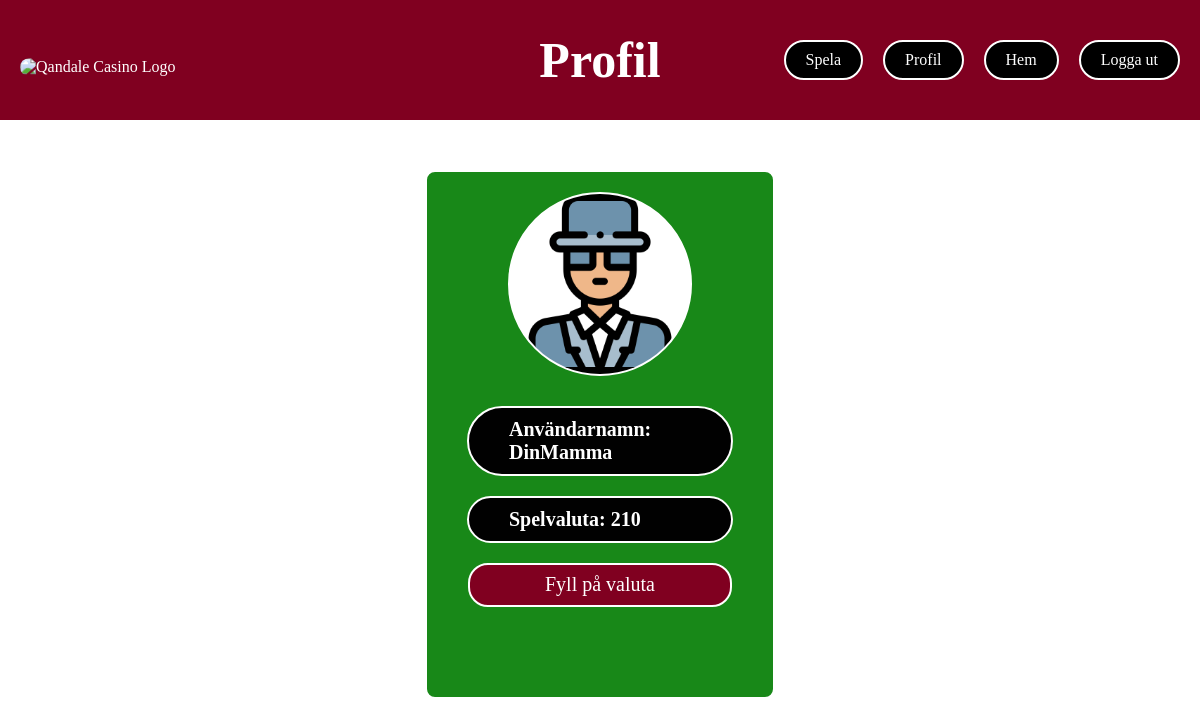
Page /profile.php (signed in) on the earlier database version.
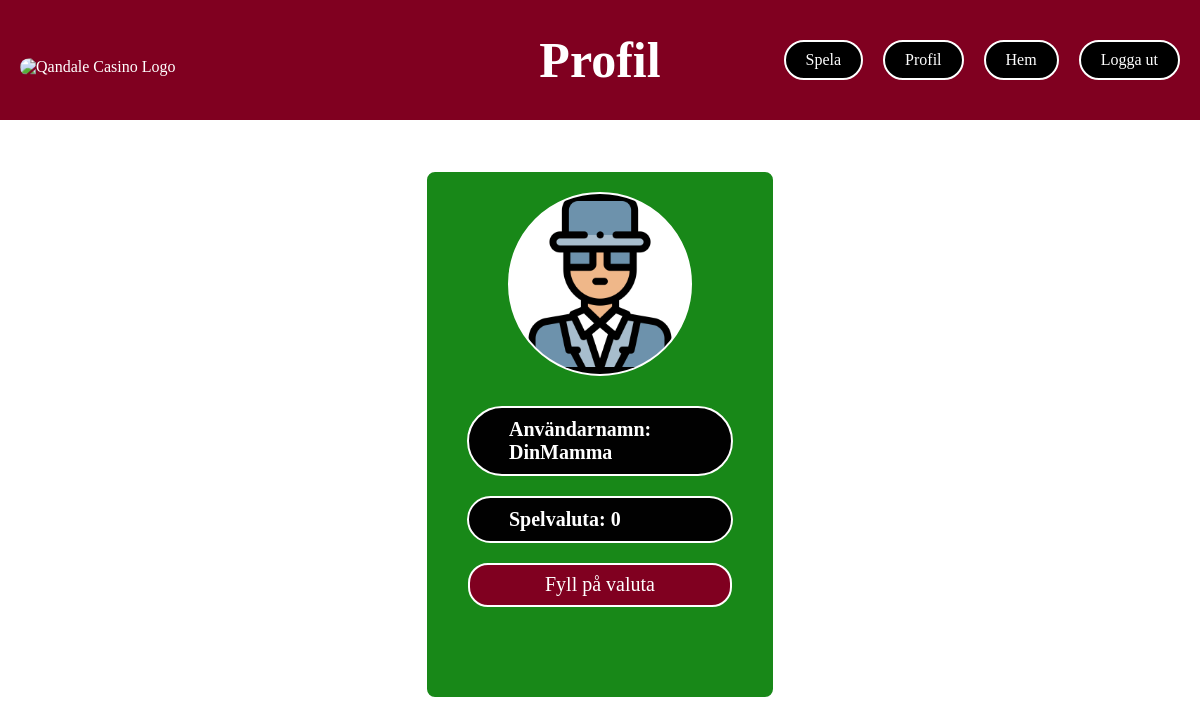
Same page on the later database version.
### tables this page shows
CREATE TABLE "User" (
	"userID"	INTEGER NOT NULL UNIQUE,
	"username"	TEXT NOT NULL UNIQUE,
	"password"	TEXT NOT NULL,
	"currency"	INTEGER,
	PRIMARY KEY("userID" AUTOINCREMENT)
);

### profile.php (the view, shortened to what this page needs)
<?php
$user_id = $_SESSION['USERID'];
$db = new SQLite3("./db/database.db");
$stmt = $db->prepare('SELECT username, currency FROM User WHERE userID = :userID');
$stmt->bindValue(':userID', $user_id, SQLITE3_INTEGER);
$result = $stmt->execute();
$profile = $result->fetchArray(SQLITE3_ASSOC);
?>
<!DOCTYPE html>
<html lang="en">
<head>
    <link rel="stylesheet" href="profile.css">
</head>
<body>
<aside id="topbar">
       <div class="topbar-container">
           <img src="NyaQuandale.gif" alt="Qandale Casino Logo" class="topbar-logo" href="./index.php">
           <h1> Profil </h1>
           <div class="button-container">
               <button onclick="navigateTo('weather.php')">Spela</button>
               <button onclick="navigateTo('profile.php')">Profil</button>
               <button onclick="navigateTo('index.php')">Hem</button>
               <button onclick="navigateTo('logOut.php')">Logga ut</button>
           </div>
       </div>
   </aside>
    <article id="profileBox">
        <img src="profilepic.png" alt="Profile picture">
        <ul>
            <li>
                <h3> Användarnamn: <?php echo htmlspecialchars($profile['username']); ?> </h3>
            </li>
            <li>
                <h3> Spelvaluta: <?php echo htmlspecialchars($profile['currency']); ?> </h3>
            </li>
            <li>
            <button id="fillButton" onclick="navigateTo('refil.php')">Fyll på valuta</button>
            </li>
        </ul>
    </article>
</body>
</html>

### profile.css (style rules this page uses)
* { margin: 0; padding: 0; box-sizing: border-box; }
body { background-image: url('backgrund.jpg'); background-size: cover; background-position: center; margin: 0; padding: 0; font-family: 'Times New Roman', Times, serif; }
#topbar { width: 100%; background-color: #800020; color: white; display: flex; justify-content: center; align-items: center; box-sizing: border-box; padding: 60px 0; position: fixed; top: 0; z-index: 1000; }
.topbar-container { width: 100%; max-width: 1200px; display: flex; justify-content: space-between; align-items: center; padding: 0 20px; position: relative; }
h1 { position: absolute; font-size: 50px; left: 50%; transform: translateX(-50%); margin: 0; }
.topbar-logo { max-height: 150px; position: absolute; top: 80%; left: 20px; transform: translateY(-10%); border-radius: 80px; }
.button-container { display: flex; gap: 20px; right: 20px; position: absolute; top: 50%; transform: translateY(-50%); }
.button-container button { height: 40px; padding: 10px 20px; font-size: 16px; cursor: pointer; background-color: rgb(0, 0, 0); border: none; border-radius: 20px; color: white; text-decoration: none; font-family: 'Times New Roman', Times, serif; display: flex; align-items: center; justify-content: center; border: 2px solid white; }
#profileBox { display: flex; flex-direction: column; align-items: center; padding: 20px 20px 75px; border-radius: 10px; width: 350px; margin: 170px auto 30px; margin-top: 30 px; background-color: #188818; border: 2px solid white; }
#profileBox img { width: 60%; height: 60%; border-radius: 50%; object-fit: cover; border: 2px solid white; margin-bottom: 10px; background-color: white; }
#profileBox ul { list-style: none; padding: 0; }
#profileBox ul li { margin-bottom: 15px; border: 5px; }
#profileBox ul li h3 { margin: 20px; padding: 10px 40px; font-size: 20px; font-weight: bold; font-family: 'Times New Roman', Times, serif; background-color: #010101; border-radius: 50px; border: 2px solid white; color: white; }
#fillButton { height: 40px; padding: 20px 75px; font-size: 20px; cursor: pointer; background-color: #800020; border: none; border-radius: 20px; color: white; text-decoration: none; font-family: 'Times New Roman', Times, serif; display: flex; align-items: center; justify-content: center; border: 2px solid white; margin-left: auto; margin-right: auto; margin-top: 20px; }

Differences in the rows shown:
changed user "DinMamma": currency "210" → "0"
